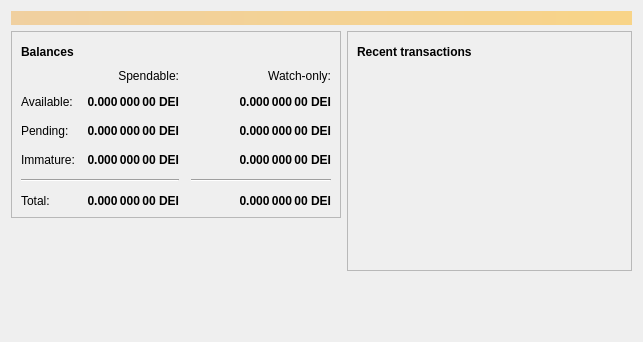
<?xml version="1.0" encoding="UTF-8"?>
<ui version="4.0">
 <class>OverviewPage</class>
 <widget class="QWidget" name="OverviewPage">
  <property name="geometry">
   <rect>
    <x>0</x>
    <y>0</y>
    <width>643</width>
    <height>342</height>
   </rect>
  </property>
  <property name="windowTitle">
   <string>Form</string>
  </property>
  <property name="styleSheet">
   <string notr="true"/>
  </property>
  <layout class="QVBoxLayout" name="topLayout">
   <item>
    <widget class="QLabel" name="labelAlerts">
     <property name="visible">
      <bool>false</bool>
     </property>
     <property name="styleSheet">
      <string notr="true">QLabel { background-color: qlineargradient(x1: 0, y1: 0, x2: 1, y2: 0, stop:0 #F0D0A0, stop:1 #F8D488); color:#000000; }</string>
     </property>
     <property name="wordWrap">
      <bool>true</bool>
     </property>
     <property name="margin">
      <number>3</number>
     </property>
     <property name="textInteractionFlags">
      <set>Qt::TextSelectableByMouse</set>
     </property>
    </widget>
   </item>
   <item>
    <layout class="QHBoxLayout" name="horizontalLayout" stretch="1,1">
     <item>
      <layout class="QVBoxLayout" name="verticalLayout_2">
       <item>
        <widget class="QFrame" name="frame">
         <property name="frameShape">
          <enum>QFrame::StyledPanel</enum>
         </property>
         <property name="frameShadow">
          <enum>QFrame::Raised</enum>
         </property>
         <layout class="QVBoxLayout" name="verticalLayout_4">
          <item>
           <layout class="QHBoxLayout" name="horizontalLayout_4">
            <item>
             <widget class="QLabel" name="label_5">
              <property name="font">
               <font>
                <weight>75</weight>
                <bold>true</bold>
               </font>
              </property>
              <property name="text">
               <string>Balances</string>
              </property>
             </widget>
            </item>
            <item>
             <widget class="QPushButton" name="labelWalletStatus">
              <property name="enabled">
               <bool>true</bool>
              </property>
              <property name="maximumSize">
               <size>
                <width>30</width>
                <height>16777215</height>
               </size>
              </property>
              <property name="toolTip">
               <string>The displayed information may be out of date. Your wallet automatically synchronizes with the DeimOS network after a connection is established, but this process has not completed yet.</string>
              </property>
              <property name="text">
               <string/>
              </property>
              <property name="icon">
               <iconset resource="../deimos.qrc">
                <normaloff>:/icons/warning</normaloff>
                <disabledoff>:/icons/warning</disabledoff>:/icons/warning</iconset>
              </property>
              <property name="iconSize">
               <size>
                <width>24</width>
                <height>24</height>
               </size>
              </property>
              <property name="flat">
               <bool>true</bool>
              </property>
             </widget>
            </item>
            <item>
             <spacer name="horizontalSpacer_3">
              <property name="orientation">
               <enum>Qt::Horizontal</enum>
              </property>
              <property name="sizeHint" stdset="0">
               <size>
                <width>40</width>
                <height>20</height>
               </size>
              </property>
             </spacer>
            </item>
           </layout>
          </item>
          <item>
           <layout class="QGridLayout" name="gridLayout">
            <property name="spacing">
             <number>12</number>
            </property>
            <item row="2" column="2">
             <widget class="QLabel" name="labelWatchPending">
              <property name="font">
               <font>
                <weight>75</weight>
                <bold>true</bold>
               </font>
              </property>
              <property name="cursor">
               <cursorShape>IBeamCursor</cursorShape>
              </property>
              <property name="toolTip">
               <string>Unconfirmed transactions to watch-only addresses</string>
              </property>
              <property name="text">
               <string notr="true">0.000 000 00 DEI</string>
              </property>
              <property name="alignment">
               <set>Qt::AlignRight|Qt::AlignTrailing|Qt::AlignVCenter</set>
              </property>
              <property name="textInteractionFlags">
               <set>Qt::LinksAccessibleByMouse|Qt::TextSelectableByKeyboard|Qt::TextSelectableByMouse</set>
              </property>
             </widget>
            </item>
            <item row="2" column="1">
             <widget class="QLabel" name="labelUnconfirmed">
              <property name="font">
               <font>
                <weight>75</weight>
                <bold>true</bold>
               </font>
              </property>
              <property name="cursor">
               <cursorShape>IBeamCursor</cursorShape>
              </property>
              <property name="toolTip">
               <string>Total of transactions that have yet to be confirmed, and do not yet count toward the spendable balance</string>
              </property>
              <property name="text">
               <string notr="true">0.000 000 00 DEI</string>
              </property>
              <property name="alignment">
               <set>Qt::AlignRight|Qt::AlignTrailing|Qt::AlignVCenter</set>
              </property>
              <property name="textInteractionFlags">
               <set>Qt::LinksAccessibleByMouse|Qt::TextSelectableByKeyboard|Qt::TextSelectableByMouse</set>
              </property>
             </widget>
            </item>
            <item row="3" column="2">
             <widget class="QLabel" name="labelWatchImmature">
              <property name="font">
               <font>
                <weight>75</weight>
                <bold>true</bold>
               </font>
              </property>
              <property name="cursor">
               <cursorShape>IBeamCursor</cursorShape>
              </property>
              <property name="toolTip">
               <string>Mined balance in watch-only addresses that has not yet matured</string>
              </property>
              <property name="text">
               <string notr="true">0.000 000 00 DEI</string>
              </property>
              <property name="alignment">
               <set>Qt::AlignRight|Qt::AlignTrailing|Qt::AlignVCenter</set>
              </property>
              <property name="textInteractionFlags">
               <set>Qt::LinksAccessibleByMouse|Qt::TextSelectableByKeyboard|Qt::TextSelectableByMouse</set>
              </property>
             </widget>
            </item>
            <item row="4" column="0" colspan="2">
             <widget class="Line" name="line">
              <property name="orientation">
               <enum>Qt::Horizontal</enum>
              </property>
             </widget>
            </item>
            <item row="4" column="2">
             <widget class="Line" name="lineWatchBalance">
              <property name="sizePolicy">
               <sizepolicy hsizetype="Preferred" vsizetype="Fixed">
                <horstretch>0</horstretch>
                <verstretch>0</verstretch>
               </sizepolicy>
              </property>
              <property name="minimumSize">
               <size>
                <width>140</width>
                <height>0</height>
               </size>
              </property>
              <property name="orientation">
               <enum>Qt::Horizontal</enum>
              </property>
             </widget>
            </item>
            <item row="5" column="0">
             <widget class="QLabel" name="labelTotalText">
              <property name="text">
               <string>Total:</string>
              </property>
             </widget>
            </item>
            <item row="3" column="1">
             <widget class="QLabel" name="labelImmature">
              <property name="font">
               <font>
                <weight>75</weight>
                <bold>true</bold>
               </font>
              </property>
              <property name="cursor">
               <cursorShape>IBeamCursor</cursorShape>
              </property>
              <property name="toolTip">
               <string>Mined balance that has not yet matured</string>
              </property>
              <property name="text">
               <string notr="true">0.000 000 00 DEI</string>
              </property>
              <property name="alignment">
               <set>Qt::AlignRight|Qt::AlignTrailing|Qt::AlignVCenter</set>
              </property>
              <property name="textInteractionFlags">
               <set>Qt::LinksAccessibleByMouse|Qt::TextSelectableByKeyboard|Qt::TextSelectableByMouse</set>
              </property>
             </widget>
            </item>
            <item row="2" column="3">
             <spacer name="horizontalSpacer_2">
              <property name="orientation">
               <enum>Qt::Horizontal</enum>
              </property>
              <property name="sizeHint" stdset="0">
               <size>
                <width>40</width>
                <height>20</height>
               </size>
              </property>
             </spacer>
            </item>
            <item row="3" column="0">
             <widget class="QLabel" name="labelImmatureText">
              <property name="text">
               <string>Immature:</string>
              </property>
             </widget>
            </item>
            <item row="5" column="1">
             <widget class="QLabel" name="labelTotal">
              <property name="font">
               <font>
                <weight>75</weight>
                <bold>true</bold>
               </font>
              </property>
              <property name="cursor">
               <cursorShape>IBeamCursor</cursorShape>
              </property>
              <property name="toolTip">
               <string>Your current total balance</string>
              </property>
              <property name="text">
               <string notr="true">0.000 000 00 DEI</string>
              </property>
              <property name="alignment">
               <set>Qt::AlignRight|Qt::AlignTrailing|Qt::AlignVCenter</set>
              </property>
              <property name="textInteractionFlags">
               <set>Qt::LinksAccessibleByMouse|Qt::TextSelectableByKeyboard|Qt::TextSelectableByMouse</set>
              </property>
             </widget>
            </item>
            <item row="5" column="2">
             <widget class="QLabel" name="labelWatchTotal">
              <property name="font">
               <font>
                <weight>75</weight>
                <bold>true</bold>
               </font>
              </property>
              <property name="cursor">
               <cursorShape>IBeamCursor</cursorShape>
              </property>
              <property name="toolTip">
               <string>Current total balance in watch-only addresses</string>
              </property>
              <property name="text">
               <string notr="true">0.000 000 00 DEI</string>
              </property>
              <property name="alignment">
               <set>Qt::AlignRight|Qt::AlignTrailing|Qt::AlignVCenter</set>
              </property>
              <property name="textInteractionFlags">
               <set>Qt::LinksAccessibleByMouse|Qt::TextSelectableByKeyboard|Qt::TextSelectableByMouse</set>
              </property>
             </widget>
            </item>
            <item row="0" column="2">
             <widget class="QLabel" name="labelWatchonly">
              <property name="text">
               <string>Watch-only:</string>
              </property>
              <property name="alignment">
               <set>Qt::AlignRight|Qt::AlignTrailing|Qt::AlignVCenter</set>
              </property>
             </widget>
            </item>
            <item row="1" column="0">
             <widget class="QLabel" name="labelBalanceText">
              <property name="text">
               <string>Available:</string>
              </property>
             </widget>
            </item>
            <item row="1" column="1">
             <widget class="QLabel" name="labelBalance">
              <property name="font">
               <font>
                <weight>75</weight>
                <bold>true</bold>
               </font>
              </property>
              <property name="cursor">
               <cursorShape>IBeamCursor</cursorShape>
              </property>
              <property name="toolTip">
               <string>Your current spendable balance</string>
              </property>
              <property name="text">
               <string notr="true">0.000 000 00 DEI</string>
              </property>
              <property name="alignment">
               <set>Qt::AlignRight|Qt::AlignTrailing|Qt::AlignVCenter</set>
              </property>
              <property name="textInteractionFlags">
               <set>Qt::LinksAccessibleByMouse|Qt::TextSelectableByKeyboard|Qt::TextSelectableByMouse</set>
              </property>
             </widget>
            </item>
            <item row="1" column="2">
             <widget class="QLabel" name="labelWatchAvailable">
              <property name="font">
               <font>
                <weight>75</weight>
                <bold>true</bold>
               </font>
              </property>
              <property name="cursor">
               <cursorShape>IBeamCursor</cursorShape>
              </property>
              <property name="toolTip">
               <string>Your current balance in watch-only addresses</string>
              </property>
              <property name="text">
               <string notr="true">0.000 000 00 DEI</string>
              </property>
              <property name="alignment">
               <set>Qt::AlignRight|Qt::AlignTrailing|Qt::AlignVCenter</set>
              </property>
              <property name="textInteractionFlags">
               <set>Qt::LinksAccessibleByMouse|Qt::TextSelectableByKeyboard|Qt::TextSelectableByMouse</set>
              </property>
             </widget>
            </item>
            <item row="2" column="0">
             <widget class="QLabel" name="labelPendingText">
              <property name="text">
               <string>Pending:</string>
              </property>
             </widget>
            </item>
            <item row="0" column="1">
             <widget class="QLabel" name="labelSpendable">
              <property name="text">
               <string>Spendable:</string>
              </property>
              <property name="alignment">
               <set>Qt::AlignRight|Qt::AlignTrailing|Qt::AlignVCenter</set>
              </property>
             </widget>
            </item>
           </layout>
          </item>
         </layout>
        </widget>
       </item>
       <item>
        <spacer name="verticalSpacer">
         <property name="orientation">
          <enum>Qt::Vertical</enum>
         </property>
         <property name="sizeHint" stdset="0">
          <size>
           <width>20</width>
           <height>40</height>
          </size>
         </property>
        </spacer>
       </item>
       <item>
        <widget class="QLabel" name="label_6">
         <property name="text">
          <string/>
         </property>
         <property name="pixmap">
          <pixmap>:/icons/backg</pixmap>
         </property>
         <property name="scaledContents">
          <bool>false</bool>
         </property>
         <property name="alignment">
          <set>Qt::AlignCenter</set>
         </property>
         <property name="margin">
          <number>-2</number>
         </property>
        </widget>
       </item>
      </layout>
     </item>
     <item>
      <layout class="QVBoxLayout" name="verticalLayout_3">
       <item>
        <widget class="QFrame" name="frame_2">
         <property name="frameShape">
          <enum>QFrame::StyledPanel</enum>
         </property>
         <property name="frameShadow">
          <enum>QFrame::Raised</enum>
         </property>
         <layout class="QVBoxLayout" name="verticalLayout">
          <item>
           <layout class="QHBoxLayout" name="horizontalLayout_2">
            <item>
             <widget class="QLabel" name="label_4">
              <property name="font">
               <font>
                <weight>75</weight>
                <bold>true</bold>
               </font>
              </property>
              <property name="text">
               <string>Recent transactions</string>
              </property>
             </widget>
            </item>
            <item>
             <widget class="QPushButton" name="labelTransactionsStatus">
              <property name="enabled">
               <bool>true</bool>
              </property>
              <property name="maximumSize">
               <size>
                <width>30</width>
                <height>16777215</height>
               </size>
              </property>
              <property name="toolTip">
               <string>The displayed information may be out of date. Your wallet automatically synchronizes with the DeimOS network after a connection is established, but this process has not completed yet.</string>
              </property>
              <property name="text">
               <string/>
              </property>
              <property name="icon">
               <iconset resource="../deimos.qrc">
                <normaloff>:/icons/warning</normaloff>
                <disabledoff>:/icons/warning</disabledoff>:/icons/warning</iconset>
              </property>
              <property name="iconSize">
               <size>
                <width>24</width>
                <height>24</height>
               </size>
              </property>
              <property name="flat">
               <bool>true</bool>
              </property>
             </widget>
            </item>
            <item>
             <spacer name="horizontalSpacer">
              <property name="orientation">
               <enum>Qt::Horizontal</enum>
              </property>
              <property name="sizeHint" stdset="0">
               <size>
                <width>40</width>
                <height>20</height>
               </size>
              </property>
             </spacer>
            </item>
           </layout>
          </item>
          <item>
           <widget class="QListView" name="listTransactions">
            <property name="styleSheet">
             <string notr="true">QListView { background: transparent; }</string>
            </property>
            <property name="frameShape">
             <enum>QFrame::NoFrame</enum>
            </property>
            <property name="verticalScrollBarPolicy">
             <enum>Qt::ScrollBarAlwaysOff</enum>
            </property>
            <property name="horizontalScrollBarPolicy">
             <enum>Qt::ScrollBarAlwaysOff</enum>
            </property>
            <property name="selectionMode">
             <enum>QAbstractItemView::NoSelection</enum>
            </property>
           </widget>
          </item>
         </layout>
        </widget>
       </item>
       <item>
        <spacer name="verticalSpacer_2">
         <property name="orientation">
          <enum>Qt::Vertical</enum>
         </property>
         <property name="sizeHint" stdset="0">
          <size>
           <width>20</width>
           <height>40</height>
          </size>
         </property>
        </spacer>
       </item>
      </layout>
     </item>
    </layout>
   </item>
  </layout>
 </widget>
 <resources>
  <include location="../deimos.qrc"/>
 </resources>
 <connections/>
</ui>
